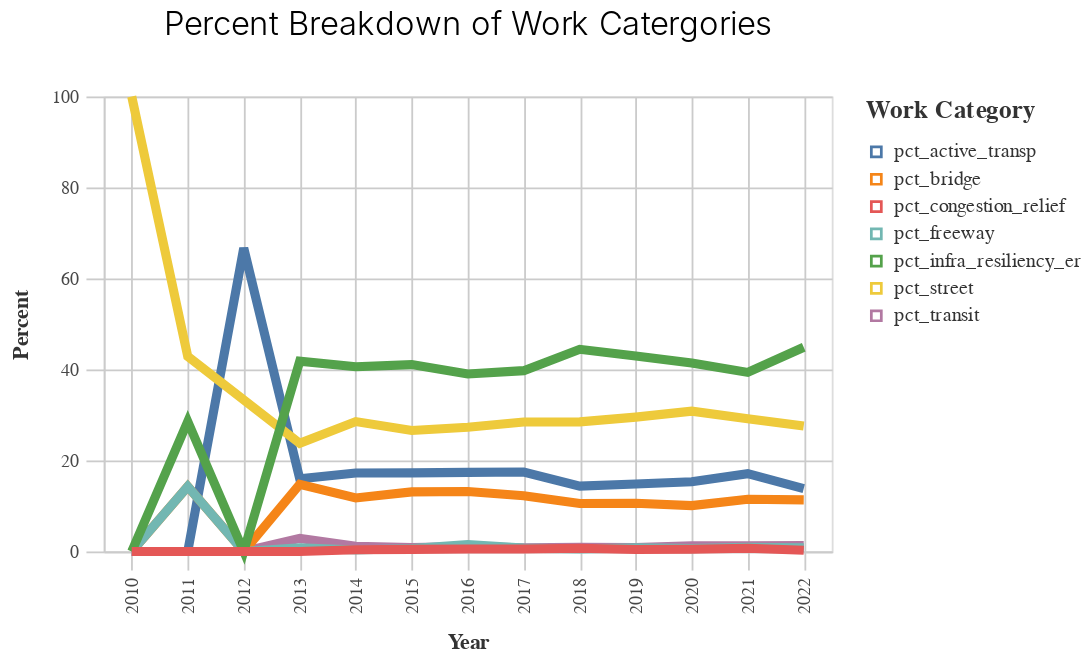

Here is the notebook cell this chart was saved with:
### Markdown cell above
#### Charting

### Code cell
highlight = alt.selection(type='single', on="mouseover", 
                              fields=['category', "prepared_y"], nearest=True)
selection = alt.selection_multi(
                          fields=['category'], bind='legend')
    

chart = (alt.Chart(pct_years).mark_line().encode(
    x=alt.X('prepared_y:O', title=labeling('prepared_y')),
    y=alt.Y('percent', title=labeling('percent')),
    color=alt.Color("category:N", title = "Work Category"), 
    tooltip = alt.Tooltip(["prepared_y", 'percent', "category"]),
    opacity=alt.condition(selection, alt.value(1), alt.value(0.2)),
    size=alt.condition(~highlight, alt.value(2), alt.value(5))
    ).properties(title={
                 "text": ["Percent Breakdown of Work Catergories"]}).add_selection(
                 selection, highlight)
    )

chart = styleguide.preset_chart_config(chart)
display(chart)

### Figure 1 — Vega-Lite specification as saved in the notebook (floating-point values rounded to 4 significant figures)
{"config": {"view": {"continuousWidth": 400, "continuousHeight": 300}, "axis": {"domainColor": "#cbcbcb", "grid": true, "gridColor": "#cbcbcb", "gridWidth": 1, "labelColor": "#474747", "labelFont": "Nunito Sans", "labelFontSize": 10, "labelPadding": 4, "tickColor": "#cbcbcb", "tickSize": 10, "titleColor": "#333", "titleFont": "Raleway", "titleFontSize": 12, "titlePadding": 10}, "axisBand": {"grid": false}, "background": "white", "font": "Raleway", "header": {"labelFont": "Nunito Sans", "titleFont": "Raleway"}, "legend": {"labelColor": "#333", "labelFont": "Nunito Sans", "labelFontSize": 11, "labelLimit": 0, "padding": 1, "symbolSize": 30, "symbolType": "square", "titleColor": "#333", "titleFont": "Raleway", "titleFontSize": 14, "titlePadding": 10}, "title": {"anchor": "middle", "font": "Raleway", "fontSize": 18, "fontWeight": 300, "offset": 20}}, "data": {"name": "data-78995a427bd9f4d6f1541dbcfe5237e5"}, "mark": "line", "encoding": {"color": {"field": "category", "title": "Work Category", "type": "nominal"}, "opacity": {"condition": {"value": 1, "selection": "selector002"}, "value": 0.2}, "size": {"condition": {"value": 2, "selection": {"not": "selector001"}}, "value": 5}, "tooltip": [{"field": "prepared_y", "type": "quantitative"}, {"field": "percent", "type": "quantitative"}, {"field": "category", "type": "nominal"}], "x": {"field": "prepared_y", "title": "Year", "type": "ordinal"}, "y": {"field": "percent", "title": "Percent", "type": "quantitative"}}, "height": 250, "selection": {"selector002": {"type": "multi", "fields": ["category"], "bind": "legend"}, "selector001": {"type": "single", "on": "mouseover", "fields": ["category", "prepared_y"], "nearest": true}}, "title": {"text": ["Percent Breakdown of Work Catergories"]}, "width": 400, "$schema": "https://vega.github.io/schema/vega-lite/v4.17.0.json", "datasets": {"data-78995a427bd9f4d6f1541dbcfe5237e5": [{"prepared_y": 2010.0, "category": "pct_active_transp", "percent": 0.0}, {"prepared_y": 2011.0, "category": "pct_active_transp", "percent": 0.0}, {"prepared_y": 2012.0, "category": "pct_active_transp", "percent": 66.67}, {"prepared_y": 2013.0, "category": "pct_active_transp", "percent": 15.98}, {"prepared_y": 2014.0, "category": "pct_active_transp", "percent": 17.23}, {"prepared_y": 2015.0, "category": "pct_active_transp", "percent": 17.27}, {"prepared_y": 2016.0, "category": "pct_active_transp", "percent": 17.38}, {"prepared_y": 2017.0, "category": "pct_active_transp", "percent": 17.46}, {"prepared_y": 2018.0, "category": "pct_active_transp", "percent": 14.37}, {"prepared_y": 2019.0, "category": "pct_active_transp", "percent": 14.83}, {"prepared_y": 2020.0, "category": "pct_active_transp", "percent": 15.34}, {"prepared_y": 2021.0, "category": "pct_active_transp", "percent": 17.09}, {"prepared_y": 2022.0, "category": "pct_active_transp", "percent": 13.82}, {"prepared_y": 2010.0, "category": "pct_transit", "percent": 0.0}, {"prepared_y": 2011.0, "category": "pct_transit", "percent": 0.0}, {"prepared_y": 2012.0, "category": "pct_transit", "percent": 0.0}, {"prepared_y": 2013.0, "category": "pct_transit", "percent": 2.869}, {"prepared_y": 2014.0, "category": "pct_transit", "percent": 1.147}, {"prepared_y": 2015.0, "category": "pct_transit", "percent": 0.8633}, {"prepared_y": 2016.0, "category": "pct_transit", "percent": 1.09}, {"prepared_y": 2017.0, "category": "pct_transit", "percent": 0.8163}, {"prepared_y": 2018.0, "category": "pct_transit", "percent": 0.9229}, {"prepared_y": 2019.0, "category": "pct_transit", "percent": 0.8856}, {"prepared_y": 2020.0, "category": "pct_transit", "percent": 1.23}, {"prepared_y": 2021.0, "category": "pct_transit", "percent": 1.245}, {"prepared_y": 2022.0, "category": "pct_transit", "percent": 1.29}, {"prepared_y": 2010.0, "category": "pct_bridge", "percent": 0.0}, {"prepared_y": 2011.0, "category": "pct_bridge", "percent": 14.29}, {"prepared_y": 2012.0, "category": "pct_bridge", "percent": 0.0}, {"prepared_y": 2013.0, "category": "pct_bridge", "percent": 14.75}, {"prepared_y": 2014.0, "category": "pct_bridge", "percent": 11.77}, {"prepared_y": 2015.0, "category": "pct_bridge", "percent": 13.09}, {"prepared_y": 2016.0, "category": "pct_bridge", "percent": 13.17}, {"prepared_y": 2017.0, "category": "pct_bridge", "percent": 12.24}, {"prepared_y": 2018.0, "category": "pct_bridge", "percent": 10.55}, {"prepared_y": 2019.0, "category": "pct_bridge", "percent": 10.6}, {"prepared_y": 2020.0, "category": "pct_bridge", "percent": 10.07}, {"prepared_y": 2021.0, "category": "pct_bridge", "percent": 11.49}, {"prepared_y": 2022.0, "category": "pct_bridge", "percent": 11.34}, {"prepared_y": 2010.0, "category": "pct_street", "percent": 100.0}, {"prepared_y": 2011.0, "category": "pct_street", "percent": 42.86}, {"prepared_y": 2012.0, "category": "pct_street", "percent": 33.33}, {"prepared_y": 2013.0, "category": "pct_street", "percent": 23.77}, {"prepared_y": 2014.0, "category": "pct_street", "percent": 28.54}, {"prepared_y": 2015.0, "category": "pct_street", "percent": 26.59}, {"prepared_y": 2016.0, "category": "pct_street", "percent": 27.31}, {"prepared_y": 2017.0, "category": "pct_street", "percent": 28.45}, {"prepared_y": 2018.0, "category": "pct_street", "percent": 28.49}, {"prepared_y": 2019.0, "category": "pct_street", "percent": 29.53}, {"prepared_y": 2020.0, "category": "pct_street", "percent": 30.84}, {"prepared_y": 2021.0, "category": "pct_street", "percent": 29.17}, {"prepared_y": 2022.0, "category": "pct_street", "percent": 27.56}, {"prepared_y": 2010.0, "category": "pct_freeway", "percent": 0.0}, {"prepared_y": 2011.0, "category": "pct_freeway", "percent": 14.29}, {"prepared_y": 2012.0, "category": "pct_freeway", "percent": 0.0}, {"prepared_y": 2013.0, "category": "pct_freeway", "percent": 0.8197}, {"prepared_y": 2014.0, "category": "pct_freeway", "percent": 0.3277}, {"prepared_y": 2015.0, "category": "pct_freeway", "percent": 0.6619}, {"prepared_y": 2016.0, "category": "pct_freeway", "percent": 1.492}, {"prepared_y": 2017.0, "category": "pct_freeway", "percent": 0.7289}, {"prepared_y": 2018.0, "category": "pct_freeway", "percent": 0.5488}, {"prepared_y": 2019.0, "category": "pct_freeway", "percent": 0.7844}, {"prepared_y": 2020.0, "category": "pct_freeway", "percent": 0.6295}, {"prepared_y": 2021.0, "category": "pct_freeway", "percent": 0.9338}, {"prepared_y": 2022.0, "category": "pct_freeway", "percent": 0.8295}, {"prepared_y": 2010.0, "category": "pct_infra_resiliency_er", "percent": 0.0}, {"prepared_y": 2011.0, "category": "pct_infra_resiliency_er", "percent": 28.57}, {"prepared_y": 2012.0, "category": "pct_infra_resiliency_er", "percent": 0.0}, {"prepared_y": 2013.0, "category": "pct_infra_resiliency_er", "percent": 41.8}, {"prepared_y": 2014.0, "category": "pct_infra_resiliency_er", "percent": 40.61}, {"prepared_y": 2015.0, "category": "pct_infra_resiliency_er", "percent": 41.06}, {"prepared_y": 2016.0, "category": "pct_infra_resiliency_er", "percent": 39.01}, {"prepared_y": 2017.0, "category": "pct_infra_resiliency_er", "percent": 39.74}, {"prepared_y": 2018.0, "category": "pct_infra_resiliency_er", "percent": 44.43}, {"prepared_y": 2019.0, "category": "pct_infra_resiliency_er", "percent": 42.94}, {"prepared_y": 2020.0, "category": "pct_infra_resiliency_er", "percent": 41.4}, {"prepared_y": 2021.0, "category": "pct_infra_resiliency_er", "percent": 39.36}, {"prepared_y": 2022.0, "category": "pct_infra_resiliency_er", "percent": 44.88}, {"prepared_y": 2010.0, "category": "pct_congestion_relief", "percent": 0.0}, {"prepared_y": 2011.0, "category": "pct_congestion_relief", "percent": 0.0}, {"prepared_y": 2012.0, "category": "pct_congestion_relief", "percent": 0.0}, {"prepared_y": 2013.0, "category": "pct_congestion_relief", "percent": 0.0}, {"prepared_y": 2014.0, "category": "pct_congestion_relief", "percent": 0.3823}, {"prepared_y": 2015.0, "category": "pct_congestion_relief", "percent": 0.4604}, {"prepared_y": 2016.0, "category": "pct_congestion_relief", "percent": 0.545}, {"prepared_y": 2017.0, "category": "pct_congestion_relief", "percent": 0.5539}, {"prepared_y": 2018.0, "category": "pct_congestion_relief", "percent": 0.6984}, {"prepared_y": 2019.0, "category": "pct_congestion_relief", "percent": 0.4302}, {"prepared_y": 2020.0, "category": "pct_congestion_relief", "percent": 0.4864}, {"prepared_y": 2021.0, "category": "pct_congestion_relief", "percent": 0.7074}, {"prepared_y": 2022.0, "category": "pct_congestion_relief", "percent": 0.2765}]}}
